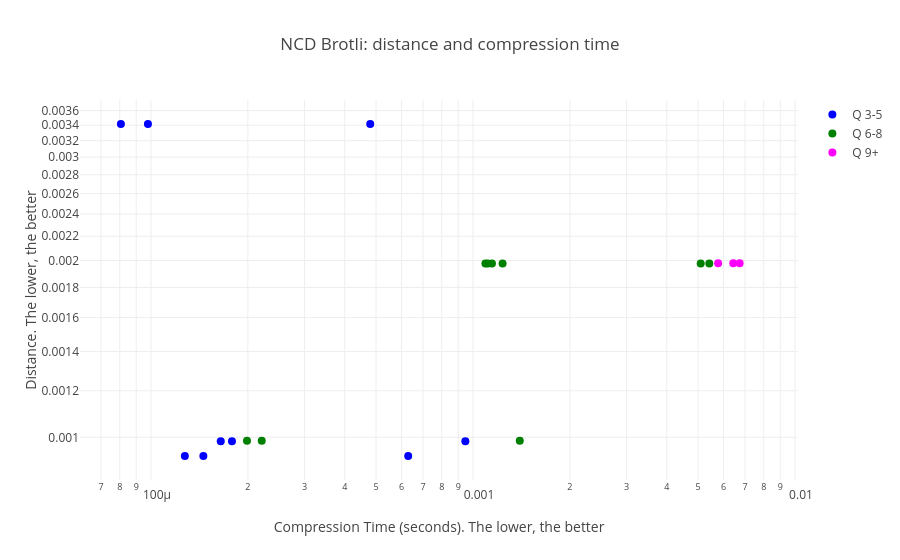

The notebook cell this image was saved under:
### Code cell
const FILE_PATH: &str =
    "../../dataset/imdb/list/ls541382956/?ref_=tt_urls_2.html";

println!("Brotli Compression Benchmark");
let page_html: String = read_from_file(FILE_PATH);
let mut results: Vec<benchmarks::BenchmarkResult> = Vec::new();

for quality in 3..11 {
    for lg_window_size in 20..=22 {
        let start = Instant::now();
        let compressor = CompressBrotli::<InMemoryCache>::new(quality, lg_window_size);
        let result = compressor.get_distance(&page_html, &page_html);
        let duration = start.elapsed();

        let benchmark_result = benchmarks::BenchmarkResult {
            quality,
            lg_window_size,
            compression_ratio: result,
            duration,
        };

        results.push(benchmark_result.clone());
        println!("Quality: {quality}, LG Window Size: {lg_window_size}, Compression Ratio: {:.6}, Time: {:?}", result, duration);
    }
}

benchmarks::point_series(&results)

### Figure 1 — Plotly figure (JSON) as saved in the notebook; plotly's stock layout.template omitted (floating-point values rounded to 4 significant figures)
{"data": [{"hovertext": ["lg_window: 20, quality: 3", "lg_window: 21, quality: 3", "lg_window: 22, quality: 3", "lg_window: 20, quality: 4", "lg_window: 21, quality: 4", "lg_window: 22, quality: 4", "lg_window: 20, quality: 5", "lg_window: 21, quality: 5", "lg_window: 22, quality: 5"], "marker": {"color": "blue", "size": 8}, "mode": "markers", "name": "Q 3-5", "type": "scatter", "x": [0.0004797, 9.788e-05, 8.067e-05, 0.0006294, 0.0001455, 0.0001274, 0.0009471, 0.0001785, 0.0001647], "y": [0.003416, 0.003416, 0.003416, 0.0009294, 0.0009294, 0.0009294, 0.0009843, 0.0009843, 0.0009843]}, {"hovertext": ["lg_window: 20, quality: 6", "lg_window: 21, quality: 6", "lg_window: 22, quality: 6", "lg_window: 20, quality: 7", "lg_window: 21, quality: 7", "lg_window: 22, quality: 7", "lg_window: 20, quality: 8", "lg_window: 21, quality: 8", "lg_window: 22, quality: 8"], "marker": {"color": "green", "size": 8}, "mode": "markers", "name": "Q 6-8", "type": "scatter", "x": [0.001398, 0.0002208, 0.0001987, 0.005096, 0.001146, 0.001112, 0.00542, 0.001236, 0.001093], "y": [0.0009862, 0.0009862, 0.0009862, 0.001976, 0.001976, 0.001976, 0.001976, 0.001976, 0.001976]}, {"hovertext": ["lg_window: 20, quality: 9", "lg_window: 21, quality: 9", "lg_window: 22, quality: 9", "lg_window: 20, quality: 10", "lg_window: 21, quality: 10", "lg_window: 22, quality: 10"], "marker": {"color": "magenta", "size": 8}, "mode": "markers", "name": "Q 9+", "type": "scatter", "x": [0.006732, 0.006432, 0.005772, 0.004643, 0.007627, 0.003768], "y": [0.001978, 0.001978, 0.001978, 0, 0, 0]}], "layout": {"title": {"text": "NCD Brotli: distance and compression time"}, "xaxis": {"title": {"text": "Compression Time (seconds). The lower, the better"}, "type": "log"}, "yaxis": {"title": {"text": "Distance. The lower, the better"}, "type": "log"}}}
